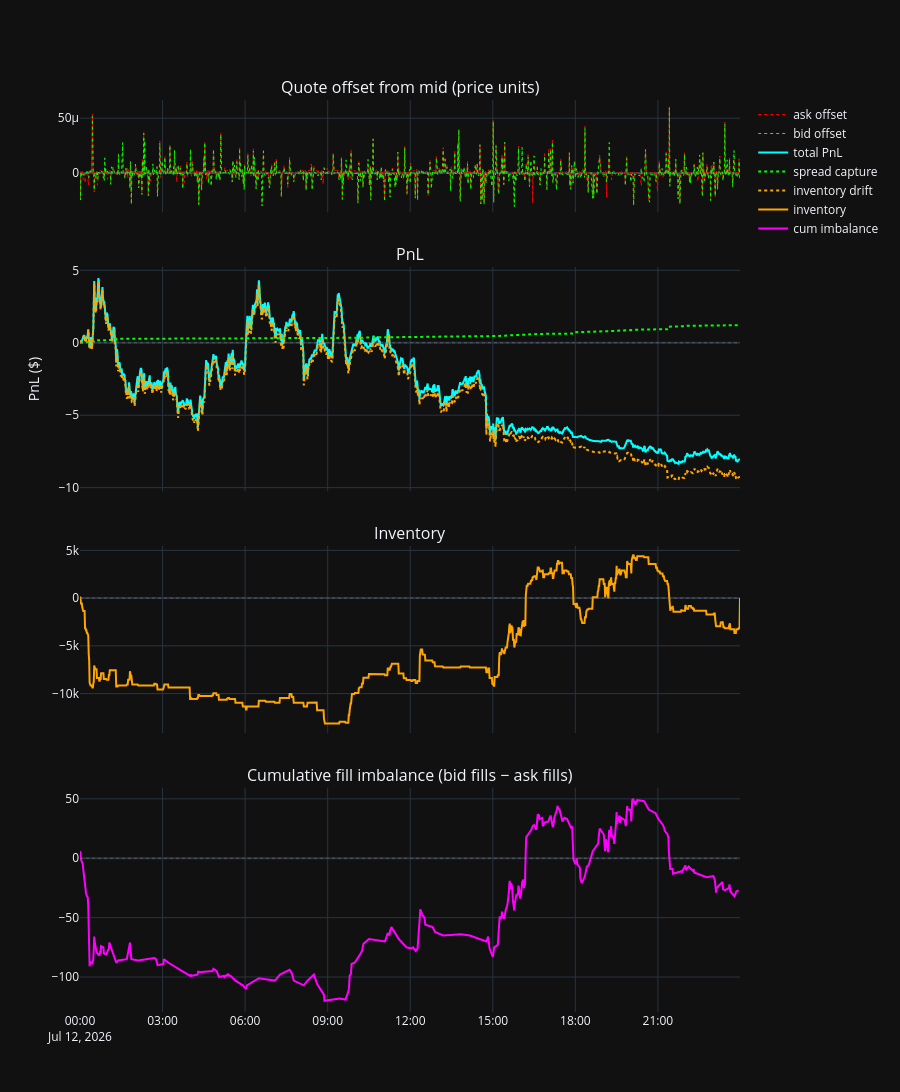

Notebook source saved alongside this figure:
### Code cell
s.plot().show()   # tick_size не задаю: тик DOGE на Lighter — UNVERIFIED, оси в price units

### Figure 1 — Plotly figure (JSON) as saved in the notebook; plotly's stock layout.template omitted (floating-point values rounded to 4 significant figures; data arrays with more than 128 entries replaced by an {"elided": "..."} marker saying what was removed)
{"data": [{"line": {"color": "red", "dash": "dot", "width": 1}, "mode": "lines", "name": "ask offset", "type": "scatter", "x": {"elided": "1321 str values"}, "xaxis": "x", "y": {"elided": "1321 float values"}, "yaxis": "y"}, {"line": {"color": "lime", "dash": "dot", "width": 1}, "mode": "lines", "name": "bid offset", "type": "scatter", "x": {"elided": "1321 str values"}, "xaxis": "x", "y": {"elided": "1321 float values"}, "yaxis": "y"}, {"line": {"color": "cyan", "width": 2}, "mode": "lines", "name": "total PnL", "type": "scatter", "x": {"elided": "1440 str values"}, "xaxis": "x2", "y": {"elided": "1440 float values"}, "yaxis": "y2"}, {"line": {"color": "lime", "dash": "dot"}, "mode": "lines", "name": "spread capture", "type": "scatter", "x": {"elided": "1440 str values"}, "xaxis": "x2", "y": {"elided": "1440 float values"}, "yaxis": "y2"}, {"line": {"color": "orange", "dash": "dot"}, "mode": "lines", "name": "inventory drift", "type": "scatter", "x": {"elided": "1440 str values"}, "xaxis": "x2", "y": {"elided": "1440 float values"}, "yaxis": "y2"}, {"line": {"color": "orange"}, "mode": "lines", "name": "inventory", "type": "scatter", "x": {"elided": "1440 str values"}, "xaxis": "x3", "y": {"elided": "1440 float values"}, "yaxis": "y3"}, {"line": {"color": "magenta"}, "mode": "lines", "name": "cum imbalance", "type": "scatter", "x": {"elided": "292 str values"}, "xaxis": "x4", "y": {"elided": "292 float values"}, "yaxis": "y4"}], "layout": {"annotations": [{"font": {"size": 16}, "showarrow": false, "text": "Quote offset from mid (price units)", "x": 0.5, "xanchor": "center", "xref": "paper", "y": 1, "yanchor": "bottom", "yref": "paper"}, {"font": {"size": 16}, "showarrow": false, "text": "PnL", "x": 0.5, "xanchor": "center", "xref": "paper", "y": 0.817, "yanchor": "bottom", "yref": "paper"}, {"font": {"size": 16}, "showarrow": false, "text": "Inventory", "x": 0.5, "xanchor": "center", "xref": "paper", "y": 0.511, "yanchor": "bottom", "yref": "paper"}, {"font": {"size": 16}, "showarrow": false, "text": "Cumulative fill imbalance (bid fills − ask fills)", "x": 0.5, "xanchor": "center", "xref": "paper", "y": 0.246, "yanchor": "bottom", "yref": "paper"}], "height": 1100, "legend": {"orientation": "v", "x": 1.02, "xanchor": "left", "y": 1, "yanchor": "top"}, "margin": {"r": 160}, "shapes": [{"line": {"color": "gray", "dash": "dot", "width": 0.5}, "type": "line", "x0": 0, "x1": 1, "xref": "x domain", "y0": 0, "y1": 0, "yref": "y"}, {"line": {"color": "gray", "dash": "dot", "width": 0.5}, "type": "line", "x0": 0, "x1": 1, "xref": "x2 domain", "y0": 0, "y1": 0, "yref": "y2"}, {"line": {"color": "gray", "dash": "dot", "width": 0.5}, "type": "line", "x0": 0, "x1": 1, "xref": "x3 domain", "y0": 0, "y1": 0, "yref": "y3"}, {"line": {"color": "gray", "dash": "dot", "width": 0.5}, "type": "line", "x0": 0, "x1": 1, "xref": "x4 domain", "y0": 0, "y1": 0, "yref": "y4"}], "showlegend": true, "xaxis": {"anchor": "y", "domain": [0, 1], "matches": "x4", "showticklabels": false}, "xaxis2": {"anchor": "y2", "domain": [0, 1], "matches": "x4", "showticklabels": false}, "xaxis3": {"anchor": "y3", "domain": [0, 1], "matches": "x4", "showticklabels": false}, "xaxis4": {"anchor": "y4", "domain": [0, 1]}, "yaxis": {"anchor": "x", "domain": [0.877, 1]}, "yaxis2": {"anchor": "x2", "domain": [0.571, 0.817], "title": {"text": "PnL ($)"}}, "yaxis3": {"anchor": "x3", "domain": [0.306, 0.511]}, "yaxis4": {"anchor": "x4", "domain": [0, 0.246]}}}
